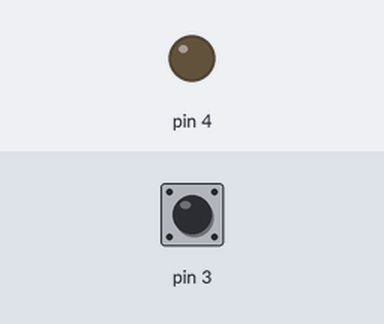
A sketch run on a simulated Arduino Uno, built with avr-gcc and run on an emulated ATmega328P. Shown: output pins drawn as LEDs (lit = HIGH). The inputs (shaded band) are chosen by the test bench; at power-on: pin 3 HIGH.

Above: at 1.2 s.
1.3 s: pin 3 pulled LOW for 0.15 s
At 1.37 s:
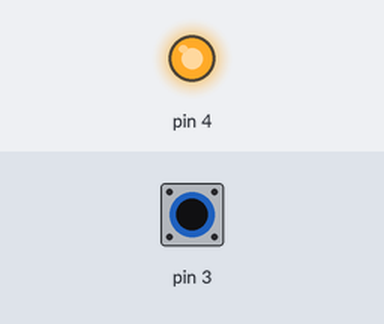
2.9 s: pin 3 pulled LOW for 3.2 s
At 6.7 s:
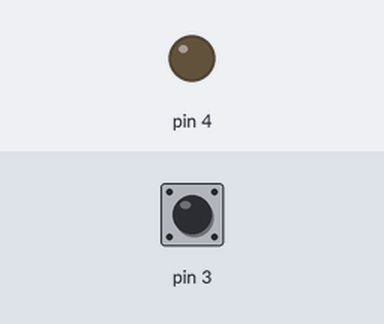
Timing chart, 0 to 8.2 s (numbered marks = the images above; inputs shaded):
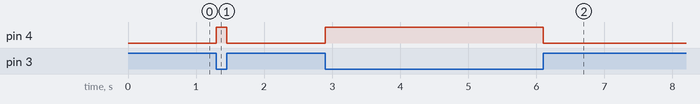

The sketch:

Teste_Entradas_e_Sa_das_Digitais_2.ino
```cpp
void setup()
 { // put your setup code here, to run once:
   pinMode(4, OUTPUT);
   pinMode(3,  INPUT_PULLUP);
 }

void loop()
 { // put your main code here, to run repeatedly:
  if(digitalRead(3) == LOW){
   digitalWrite(4, HIGH);
   }
   else{
   digitalWrite(4, LOW);
   }
 }
```

Measured:
- after the input at 1.3 s, pin 4: LOW → HIGH at once, → LOW 0.15 s later
- after the input at 2.9 s, pin 4: LOW → HIGH at once, → LOW 3.2 s later
